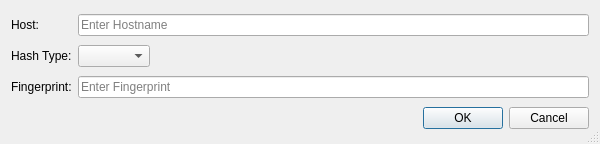
<?xml version="1.0" encoding="UTF-8"?>
<ui version="4.0">
 <class>HgUserConfigHostFingerprintDialog</class>
 <widget class="QDialog" name="HgUserConfigHostFingerprintDialog">
  <property name="geometry">
   <rect>
    <x>0</x>
    <y>0</y>
    <width>600</width>
    <height>144</height>
   </rect>
  </property>
  <property name="windowTitle">
   <string>Host Fingerprint</string>
  </property>
  <property name="sizeGripEnabled">
   <bool>true</bool>
  </property>
  <layout class="QGridLayout" name="gridLayout">
   <item row="0" column="0">
    <widget class="QLabel" name="label">
     <property name="text">
      <string>Host:</string>
     </property>
    </widget>
   </item>
   <item row="0" column="1">
    <widget class="E5ClearableLineEdit" name="hostEdit">
     <property name="toolTip">
      <string>Enter the host name</string>
     </property>
     <property name="placeholderText">
      <string>Enter Hostname</string>
     </property>
    </widget>
   </item>
   <item row="1" column="0">
    <widget class="QLabel" name="hashLabel">
     <property name="text">
      <string>Hash Type:</string>
     </property>
    </widget>
   </item>
   <item row="1" column="1">
    <layout class="QHBoxLayout" name="horizontalLayout">
     <item>
      <widget class="QComboBox" name="hashComboBox">
       <property name="currentText">
        <string notr="true"/>
       </property>
      </widget>
     </item>
     <item>
      <spacer name="horizontalSpacer">
       <property name="orientation">
        <enum>Qt::Horizontal</enum>
       </property>
       <property name="sizeHint" stdset="0">
        <size>
         <width>178</width>
         <height>20</height>
        </size>
       </property>
      </spacer>
     </item>
    </layout>
   </item>
   <item row="2" column="0">
    <widget class="QLabel" name="label_2">
     <property name="text">
      <string>Fingerprint:</string>
     </property>
    </widget>
   </item>
   <item row="2" column="1">
    <widget class="E5ClearableLineEdit" name="fingerprintEdit">
     <property name="toolTip">
      <string>Enter the host fingerprint</string>
     </property>
     <property name="placeholderText">
      <string>Enter Fingerprint</string>
     </property>
    </widget>
   </item>
   <item row="3" column="0" colspan="2">
    <widget class="QDialogButtonBox" name="buttonBox">
     <property name="orientation">
      <enum>Qt::Horizontal</enum>
     </property>
     <property name="standardButtons">
      <set>QDialogButtonBox::Cancel|QDialogButtonBox::Ok</set>
     </property>
    </widget>
   </item>
  </layout>
 </widget>
 <customwidgets>
  <customwidget>
   <class>E5ClearableLineEdit</class>
   <extends>QLineEdit</extends>
   <header>E5Gui/E5LineEdit.h</header>
  </customwidget>
 </customwidgets>
 <tabstops>
  <tabstop>hostEdit</tabstop>
  <tabstop>hashComboBox</tabstop>
  <tabstop>fingerprintEdit</tabstop>
 </tabstops>
 <resources/>
 <connections>
  <connection>
   <sender>buttonBox</sender>
   <signal>accepted()</signal>
   <receiver>HgUserConfigHostFingerprintDialog</receiver>
   <slot>accept()</slot>
   <hints>
    <hint type="sourcelabel">
     <x>248</x>
     <y>254</y>
    </hint>
    <hint type="destinationlabel">
     <x>157</x>
     <y>274</y>
    </hint>
   </hints>
  </connection>
  <connection>
   <sender>buttonBox</sender>
   <signal>rejected()</signal>
   <receiver>HgUserConfigHostFingerprintDialog</receiver>
   <slot>reject()</slot>
   <hints>
    <hint type="sourcelabel">
     <x>316</x>
     <y>260</y>
    </hint>
    <hint type="destinationlabel">
     <x>286</x>
     <y>274</y>
    </hint>
   </hints>
  </connection>
 </connections>
</ui>
